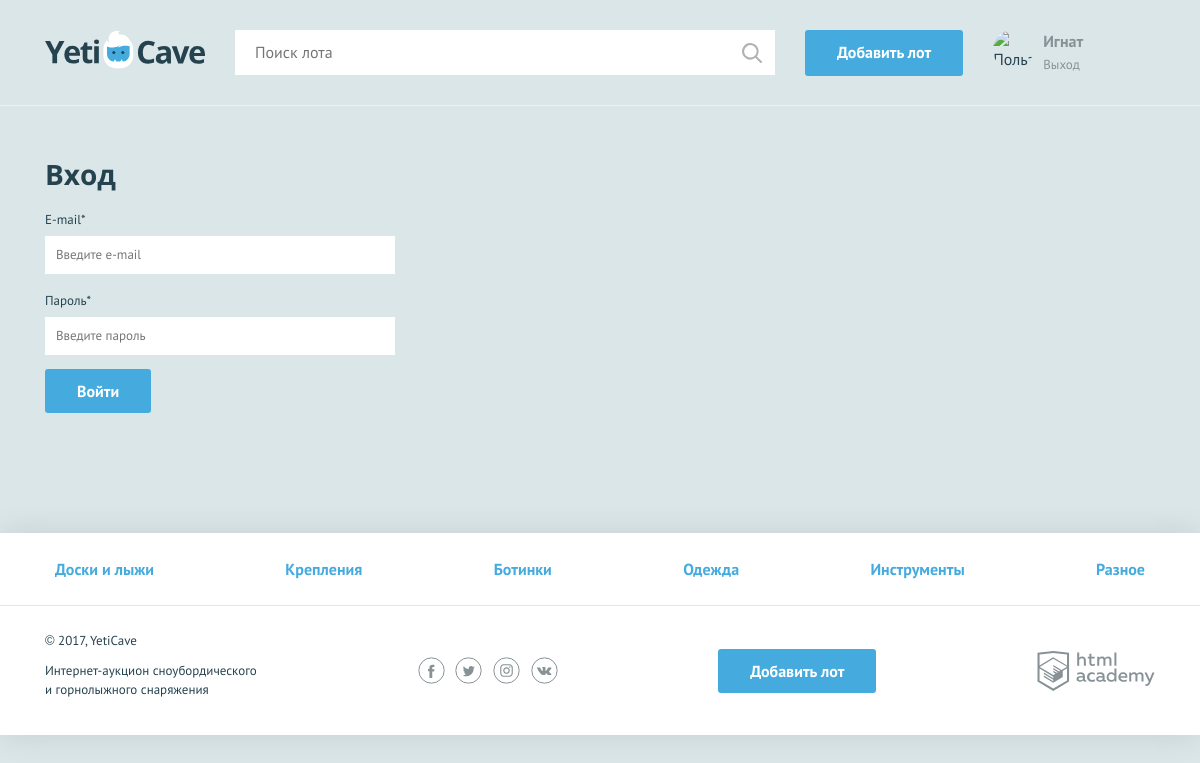
The app's page /login.php (signed in) with its own data.
### tables this page shows
CREATE TABLE category(
  id INT AUTO_INCREMENT PRIMARY KEY,
  name CHAR(128)
);

### functions.php (called while the page is built, shortened)
<?php
require_once 'mysql_helper.php';
$is_auth = isset($_SESSION['user']);
$user_name = $_SESSION['user']['name'] ?? null;
$user_avatar = $_SESSION['user']['avatar'] ?? 'img/no-avatar.jpg';
function renderTemplate($path, $args) {
    include $path;
    return ob_get_clean();
}
function selectData($link, $query, $queryData = []) {
    $data = [];
    $stmt = db_get_prepare_stmt($link, $query, $queryData);
    mysqli_stmt_execute($stmt);
    $result = mysqli_stmt_get_result($stmt);
    if ($result) {
        while ($row = mysqli_fetch_array($result, MYSQLI_ASSOC)) {
            $data[] = $row;
        }
    }
    return $data;
}
?>

### mysql_helper.php (called while the page is built, shortened)
<?php
function db_get_prepare_stmt($link, $sql, $data = []) {
    $stmt = mysqli_prepare($link, $sql);
    return $stmt;
}

### data.php (called while the page is built, shortened)
<?php
require_once 'functions.php';
$categories = selectData($connection, 'SELECT name FROM category');
?>

### templates/layout.php (the view, shortened to what this page needs)
<!DOCTYPE html>
<html lang="ru">
<head>
    <link href="css/normalize.min.css" rel="stylesheet">
    <link href="css/style.css" rel="stylesheet">
</head>
<body>
<header class="main-header">
    <div class="main-header__container container">
        <a class="main-header__logo">
            <img src="img/logo.svg" width="160" height="39" alt="Логотип компании YetiCave">
        </a>
        <form class="main-header__search" method="get" action="https://echo.htmlacademy.ru">
            <input type="search" name="search" placeholder="Поиск лота">
            <input class="main-header__search-btn" type="submit" name="find" value="Найти">
        </form>
        <a class="main-header__add-lot button" href="add.php">Добавить лот</a>
        <nav class="user-menu">
        <?php if ($is_auth): ?>
            <div class="user-menu__image">
                <img src="<?=$user_avatar; ?>" width="40" height="40" alt="Пользователь">
            </div>
            <div class="user-menu__logged">
                <p><?=$user_name; ?></p>
                <a href="logout.php">Выход</a>
            </div>
        <?php endif; ?>
        </nav>
    </div>
</header>
<main>
    <?= $content; ?>
</main>
<footer class="main-footer">
    <nav class="nav">
        <ul class="nav__list container">
        <?php foreach($categories as $category): ?>
            <li class="nav__item">
                <a href="all-lots.html"><?=htmlspecialchars($category['name']);?></a>
            </li>
        <?php endforeach; ?>
        </ul>
    </nav>
    <div class="main-footer__bottom container">
        <div class="main-footer__copyright">
            <p>© 2017, YetiCave</p>
            <p>Интернет-аукцион сноубордического и горнолыжного снаряжения</p>
        </div>
        <div class="main-footer__social social">
            <a class="social__link social__link--facebook" href="#">Facebook
            </a>
            <a class="social__link social__link--twitter" href="#">Twitter
            </a>
            <a class="social__link social__link--instagram" href="#">Instagram
            </a>
            <a class="social__link social__link--vkontakte" href="#">Вконтакте
            </a>
        </div>
        <a class="main-footer__add-lot button" href="add-lot.html">Добавить лот</a>
        <div class="main-footer__developed-by">
            <a class="logo-academy" href="https://htmlacademy.ru/intensive/php">HTML Academy
            </a>
        </div>
    </div>
</footer>
</body>
</html>

### css/style.css (style rules this page uses)
body { min-width: 1140px; background-color: #dbe6e9; font-family: "PT Sans", sans-serif; font-weight: 400; font-size: 16px; line-height: 26px; color: #25434e; }
a { text-decoration: none; }
.container { width: 1110px; margin: 0 auto; padding: 0 15px; }
.button { display: block; padding: 9px 32px; background-color: #45abde; color: #ffffff; text-align: center; font-weight: 700; border: none; border-radius: 3px; }
.main-header { padding: 30px 0 29px; border-bottom: 1px solid rgba(255, 255, 255, 0.5); }
.main-header__container { display: -webkit-flex; display: -ms-flexbox; display: flex; -webkit-justify-content: flex-start; -ms-flex-pack: start; justify-content: flex-start; }
.main-header__logo { display: block; margin-right: 30px; }
.main-header__search { position: relative; width: 540px; margin-right: 30px; }
.main-header__search input[type="search"] { width: 100%; padding: 8px 19px 9px 19px; border: 1px solid #ffffff; }
.main-header__search-btn { content: ""; position: absolute; top: 3px; right: 3px; width: 20px; height: 20px; padding: 20px; background: url("../img/search.svg") center no-repeat; opacity: 0.3; border: 0; font-size: 0; }
.main-header__add-lot { max-width: 160px; margin-right: 30px; }
.user-menu { display: -webkit-flex; display: -ms-flexbox; display: flex; }
.user-menu__image { width: 40px; height: 40px; margin-right: 10px; border-radius: 50%; overflow: hidden; }
.user-menu__image img { width: 100%; height: 100%; }
.user-menu__logged { color: #879296; line-height: 22px; }
.user-menu__logged p { font-weight: 700; margin: 0; }
.user-menu__logged a { color: #879296; font-size: 13px; font-weight: 400; }
.main-footer { margin-top: 120px; background-color: #ffffff; box-shadow: 0 0 30px 0 rgba(0, 0, 0, 0.1); }
.main-footer__bottom { display: -webkit-flex; display: -ms-flexbox; display: flex; -webkit-justify-content: space-between; -ms-flex-pack: justify; justify-content: space-between; -webkit-align-items: center; -ms-flex-align: center; align-items: center; padding: 25px 0; }
.main-footer__copyright { max-width: 212px; }
.main-footer__copyright p { margin: 0; margin-bottom: 11px; font-size: 13px; line-height: 19px; }
.main-footer__social { width: 140px; }
.social { display: -webkit-flex; display: -ms-flexbox; display: flex; -webkit-justify-content: space-between; -ms-flex-pack: justify; justify-content: space-between; -webkit-flex-wrap: wrap; -ms-flex-wrap: wrap; flex-wrap: wrap; }
.social__link { width: 27px; height: 27px; font-size: 0; }
.logo-academy { display: block; width: 118px; height: 40px; font-size: 0; }
.nav { background-color: #ffffff; border-bottom: 1px solid #e1e6e7; }
.nav__list { display: -webkit-flex; display: -ms-flexbox; display: flex; -webkit-justify-content: space-between; -ms-flex-pack: justify; justify-content: space-between; -webkit-flex-wrap: wrap; -ms-flex-wrap: wrap; flex-wrap: wrap; list-style: none; }
.nav__item a { position: relative; display: block; padding: 12px 10px; font-weight: 700; color: #45abde; }
.nav__item a::before { content: ""; display: none; position: absolute; bottom: 0; width: calc(100% - 20px); height: 3px; background-color: #e2e5e6; }
.main-footer .nav__item a { padding: 23px 10px; }

### records on screen
category: name "Доски и лыжи"
category: name "Крепления"
category: name "Ботинки"
category: name "Одежда"
category: name "Инструменты"
category: name "Разное"

### other values on screen
$user_name "Игнат"
